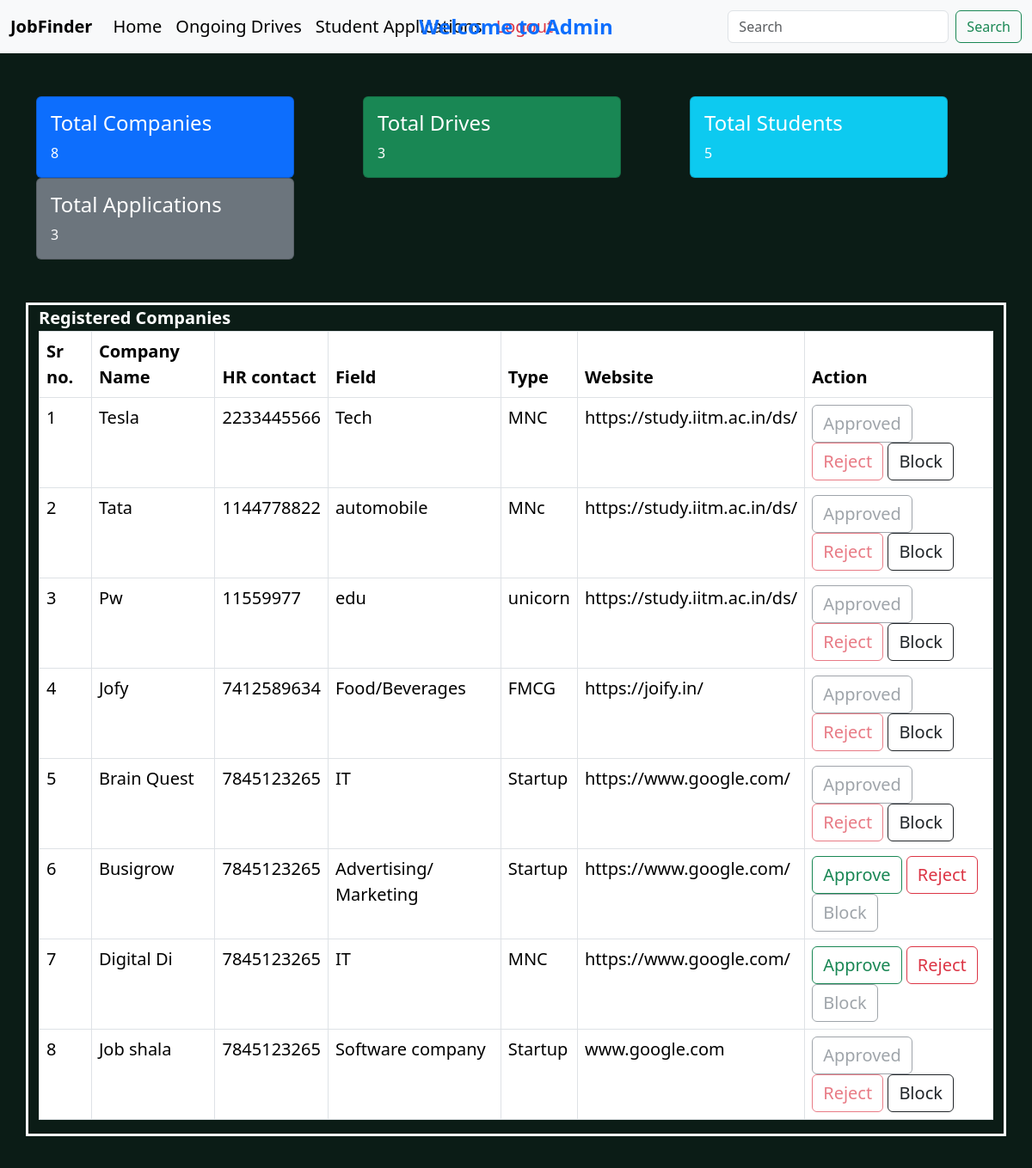
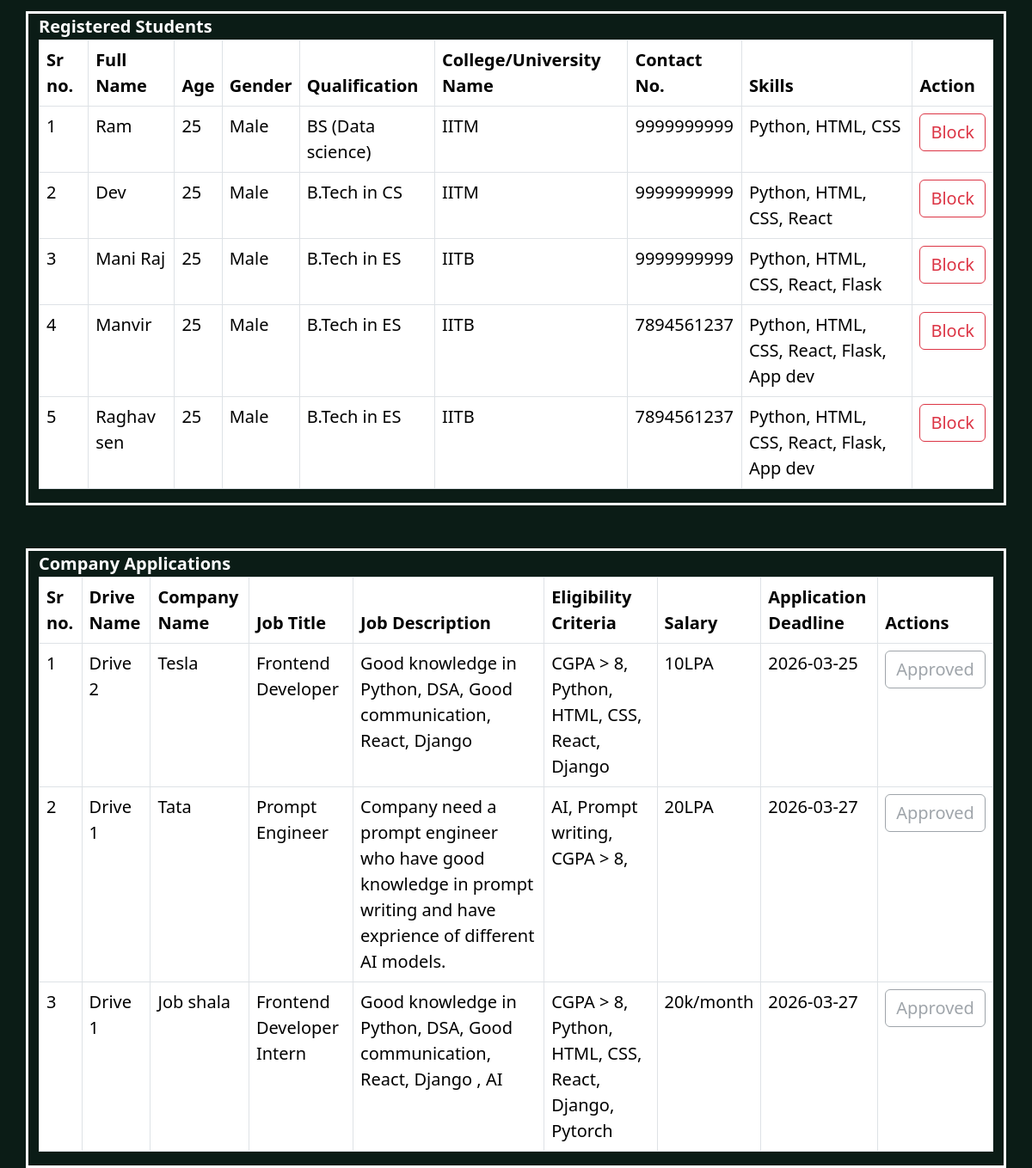
Screenshot of /admin_home (signed in) with the database file from the repository (2 pictures, top to bottom).
### backend/models.py (models this page shows)
class BaseModel(db.Model):
    __abstract__ = True # Does not create table in db
    id = db.Column(db.Integer, primary_key = True)
    created_at = db.Column(db.DateTime(timezone = True), default = lambda:datetime.now(timezone.utc))
    updated_at = db.Column(db.DateTime(timezone = True), default = lambda:datetime.now(timezone.utc), onupdate = lambda:datetime.now(timezone.utc))

class Company_Profile(BaseModel):
    __tablename__ = "company_profile"
    company_name = db.Column(db.String, nullable = False)
    Hr_contact = db.Column(db.Integer, nullable = False)
    description = db.Column(db.String, nullable = False)
    company_type = db.Column(db.String, nullable = False)
    company_field = db.Column(db.String, nullable = False)
    website = db.Column(db.String, nullable = False)
    approval_status = db.Column(db.String, default = 'pending')
    is_blacklisted = db.Column(db.Boolean, default = False)
    user_id = db.Column(db.Integer, db.ForeignKey("user.id", ondelete = "CASCADE"), nullable = False, unique =True)
    placement_drives = db.relationship("Placement_Drive", backref = "company_profile", lazy = True, cascade = "all, delete")

class Student_Profile(BaseModel):
    __tablename__ = "student_profile"
    fullname = db.Column(db.String, nullable = False)
    age= db.Column(db.Integer, nullable = False)
    gender = db.Column(db.String, nullable = False)
    qualification = db.Column(db.String, nullable = False)
    college_name = db.Column(db.String, nullable = False)
    experience = db.Column(db.Integer)
    contact_no = db.Column(db.Integer, nullable = False)
    skill = db.Column(db.String, nullable = False)
    resume = db.Column(db.String)
    is_blacklisted = db.Column(db.Boolean, default = False)
    is_active = db.Column(db.Boolean, default = True)
    user_id = db.Column(db.Integer, db.ForeignKey("user.id", ondelete = "CASCADE"), nullable = False, unique = True)
    applications = db.relationship("Application", backref = "student_profile", cascade = "all, delete", lazy = True)

class Placement_Drive(BaseModel):
    __tablename__ = "placement_drive"
    drive_name = db.Column(db.String, nullable = False)
    job_title = db.Column(db.String, nullable = False)
    job_desc = db.Column(db.String, nullable = False)
    eligibility_criteria = db.Column(db.String, nullable = False)
    salary = db.Column(db.Integer)
    application_deadline = db.Column(db.Date, nullable = False)
    status = db.Column(db.String, default = 'pending')
    drive_status = db.Column(db.String, default = 'not_complete')
    company_id = db.Column(db.Integer, db.ForeignKey("company_profile.id", ondelete = "CASCADE"), nullable = False)
    applications = db.relationship("Application", backref = "placement_drive", cascade = "all, delete", lazy = True)

### backend/controllers.py (the view)
@app.route("/admin_home")
def admin_home():
    if "user_id" not in session or session.get("role") != "admin":
        return redirect(url_for("index"))
    current_user = User.query.get(session['user_id'])
    all_company = Company_Profile.query.all()
    all_student = Student_Profile.query.all()
    all_drive = Placement_Drive.query.join(Company_Profile).filter(Company_Profile.is_blacklisted == False, Company_Profile.approval_status == "Approved").all()
    all_applied = Application.query.join(Student_Profile).filter(Student_Profile.is_blacklisted == False).all()
    total_company = len(all_company)
    total_drive = len(all_drive)
    total_student = len(all_student)
    total_application = len(all_applied)
    return render_template("Admin/admin_home.html", user = current_user, companies = all_company, students = all_student, drives = all_drive, applications = all_applied, search_word = "", total_application= total_application, total_company = total_company, total_drive = total_drive, total_student = total_student )

### templates/Admin/admin_home.html
{% extends "Admin/admin_base.html" %}
{% block content %}
<div class="container" style="border: none;">
    <div class="row">
        <div class="col">
            <div class="card bg-primary" style="width:300px">
                <div class="card-body text-white">
                    <h4 class="card-title">Total Companies</h4>
                    <p class="card-text">{{total_company}}</p>
                </div>
            </div>
        </div>
        <div class="col">
            <div class="card bg-success" style="width:300px">
                <div class="card-body text-white">
                    <h4 class="card-title">Total Drives</h4>
                    <p class="card-text">{{total_drive}}</p>
                </div>
            </div>
        </div>
        <div class="col">
            <div class="card bg-info" style="width:300px">
                <div class="card-body text-white">
                    <h4 class="card-title">Total Students</h4>
                    <p class="card-text">{{total_student}}</p>
                </div>
            </div>
        </div>
        <div class="col">
            <div class="card bg-secondary" style="width:300px">
                <div class="card-body text-white">
                    <h4 class="card-title">Total Applications</h4>
                    <p class="card-text">{{total_application}}</p>
                </div>
            </div>
        </div>
    </div>
</div>
<div class="container fs-5">
    <span><b>Registered Companies</b></span>
    {% if companies %}
    <table class="table table-bordered fs-5">
        <thead>
            <tr>
                <th scope="col">Sr no.</th>
                <th scope="col">Company Name</th>
                <th scope="col">HR contact</th>
                <th scope="col">Field</th>
                <th scope="col">Type</th>
                <th scope="col">Website</th>
                <th scope="col">Action</th>
            </tr>
        </thead>
        <tbody>
            {% for c in companies %}
            <tr>
                <td scope="row">{{loop.index}}</td>
                <td>{{c.company_name}}</td>
                <td>{{c.Hr_contact}}</td>
                <td>{{c.company_field}}</td>
                <td>{{c.company_type}}</td>
                <td>{{c.website}}</td>
                <td>
                    {% if c.approval_status == "pending" %}
                    <a href="{{url_for('company_approve', id = c.id) }}" class="btn btn-outline-success fs-5">Approve</a>
                    <a href="{{url_for('company_reject', id = c.id) }}" class="btn btn-outline-danger fs-5">Reject</a>
                    <button class="btn btn-outline-secondary fs-5" disabled>Block</button>
                    {% elif c.approval_status == "Approved" %}
                    <button class="btn btn-outline-secondary fs-5" disabled> Approved</button>
                    <button class="btn btn-outline-danger fs-5" disabled>Reject</button>
                    <a href="{{url_for('company_blacklist', id = c.id) }}" class="btn  {% if c.is_blacklisted %}btn-outline-success{% else %}btn-outline-dark{% endif %} fs-5">
                        {% if c.is_blacklisted %}Unblock{% else %}Block{% endif %}
                    </a>
                    {% else %}
                    <button class="btn btn-outline-secondary fs-5" disabled> Approve</button>
                    <button class="btn btn-outline-danger fs-5" disabled>Rejected</button>
                    <button class="btn btn-outline-dark fs-5" disabled>Block</button>
                    {% endif %}
                </td>
            </tr>
            {% endfor %}
        </tbody>
    </table>
    {% else %}
    <p class="text-white">No company register yet......</p>
    {% endif %}
</div>
<div class="container fs-5">
    <span><b>Registered Students</b></span>
    {% if students %}
    <table class="table table-bordered fs-5">
        <thead>
            <tr>
                <th scope="col">Sr no.</th>
                <th scope="col">Full Name</th>
                <th scope="col">Age</th>
                <th scope="col">Gender</th>
                <th scope="col">Qualification</th>
                <th scope="col">College/University Name</th>
                <th scope="col">Contact No.</th>
                <th scope="col">Skills</th>
                <th scope="col">Action</th>
            </tr>
        </thead>
        <tbody>
            {% for s in students %}
            <tr>
                <td scope="row">{{loop.index}}</td>
                <td>{{s.fullname}}</td>
                <td>{{s.age}}</td>
                <td>{{s.gender}}</td>
                <td>{{s.qualification}}</td>
                <td>{{s.college_name}}</td>
                <td>{{s.contact_no}}</td>
                <td>{{s.skill}}</td>
                <td>
                    <a href="{{ url_for('student_blacklist', id = s.id)}}" type="button"
                        class="btn {% if s.is_blacklisted %}btn-outline-success{% else %}btn-outline-danger{% endif %} fs-5">
                        {% if s.is_blacklisted %}Unblock{% else %}Block{% endif %}
                    </a>
                </td>
            </tr>
            {% endfor %}
        </tbody>
    </table>
    {% else %}
    <p class="text-white">No student register yet......</p>
    {% endif %}
</div>
<div class="container fs-5">
    <span><b>Company Applications</b></span>
    {% if drives %}
    <table class="table table-bordered fs-5">
        <thead>
            <tr>
                <th scope="col">Sr no.</th>
                <th scope="col">Drive Name</th>
                <th scope="col">Company Name</th>
                <th scope="col">Job Title</th>
                <th scope="col">Job Description</th>
                <th scope="col">Eligibility Criteria</th>
                <th scope="col">Salary</th>
                <th scope="col">Application Deadline</th>
                <th scope="col">Actions</th>
            </tr>
        </thead>
        <tbody>
            {% for d in drives %}
            <tr>
                <td scope='row'>{{loop.index}}</td>
                <td>{{d.drive_name}}</td>
                <td>{{d.company_profile.company_name}}</td>
                <td>{{d.job_title}}</td>
                <td>{{d.job_desc}}</td>
                <td>{{d.eligibility_criteria}}</td>
                <td>{{d.salary}}</td>
                <td>{{d.application_deadline}}</td>
                <td>
                    {% if d.status != "Approved" %}
                    <a href="{{url_for('company_drive', id = d.id) }}" class="btn btn-outline-success fs-5">Approve</a>
                    {% else %}
                    <button class="btn btn-outline-secondary fs-5" disabled> Approved</button>
                    {% endif %}
                </td>
            </tr>
            {% endfor %}
        </tbody>
    </table>
    {% else %}
    <p class="text-white">No Drive Created yet......</p>
    {% endif %}
</div>
{% endblock %}

### templates/Admin/admin_base.html (shortened to what this page needs)
<!doctype html>
<html lang="en">
<head>
    <link href="https://cdn.jsdelivr.net/npm/bootstrap@5.3.8/dist/css/bootstrap.min.css" rel="stylesheet"
>
</head>
<body>
    <nav class="navbar navbar-expand-lg bg-body-tertiary fs-5 position-relative">
        <div class="container-fluid">
            <a class="navbar-brand fw-bold" href="#">JobFinder</a>
            <div class="collapse navbar-collapse" id="navbarSupportedContent">
                <ul class="navbar-nav">
                    <li class="nav-item">
                        <a class="nav-link active" aria-current="page" href="{{url_for("admin_home")}}">Home</a>
                    </li>
                    <li class="nav-item">
                        <a class="nav-link active" aria-disabled="true" href="/admin/ongoing_drives">Ongoing Drives</a>
                    </li>
                    <li class="nav-item">
                        <a class="nav-link active" aria-disabled="true" href="/admin/student_applied">Student
                            Applications</a>
                    </li>
                    <li class="nav-item">
                        <a class="nav-link active text-danger" aria-disabled="true" href="/logout">Logout</a>
                    </li>
                </ul>
                <div class="position-absolute start-50 translate-middle-x fw-semibold fs-4 text-primary">
                    Welcome to Admin
                </div>
                <form class="d-flex ms-auto" action="/admin/search">
                    <input class="form-control me-2" type="search" placeholder="Search" aria-label="Search"
                        name="search" value="{{search_word}}">
                    <input class="btn btn-outline-success" type="submit" value="Search">
                </form>
            </div>
        </div>
    </nav>
    {% block content %}
    {% endblock %}
</body>
</html>

### templates/Admin/admin_base.html (style rules this page uses)
body { background-color: #0b1c16; }
.container { margin-top: 50px; border: 3px solid white; }
span { color: white; }

### rows the page displays
Company_Profile: company_name "Tesla", Hr_contact "2233445566", company_field "Tech", company_type "MNC", website "https://study.iitm.ac.in/ds/", is_blacklisted "Block"
Company_Profile: company_name "Tata", Hr_contact "1144778822", company_field "automobile", company_type "MNc", website "https://study.iitm.ac.in/ds/", is_blacklisted "Block"
Company_Profile: company_name "Pw", Hr_contact "11559977", company_field "edu", company_type "unicorn", website "https://study.iitm.ac.in/ds/", is_blacklisted "Block"
Company_Profile: company_name "Jofy", Hr_contact "7412589634", company_field "Food/Beverages", company_type "FMCG", website "https://joify.in/", is_blacklisted "Block"
Company_Profile: company_name "Brain Quest", Hr_contact "7845123265", company_field "IT", company_type "Startup", website "https://www.google.com/", is_blacklisted "Block"
Company_Profile: company_name "Busigrow", Hr_contact "7845123265", company_field "Advertising/ Marketing", company_type "Startup", website "https://www.google.com/"
Company_Profile: company_name "Digital Di", Hr_contact "7845123265", company_field "IT", company_type "MNC", website "https://www.google.com/"
Company_Profile: company_name "Job shala", Hr_contact "7845123265", company_field "Software company", company_type "Startup", website "www.google.com", is_blacklisted "Block"
Student_Profile: fullname "Ram", age "25", gender "Male", qualification "BS (Data science)", college_name "IITM", contact_no "9999999999", skill "Python, HTML, CSS", is_blacklisted "Block"
Student_Profile: fullname "Dev", age "25", gender "Male", qualification "B.Tech in CS", college_name "IITM", contact_no "9999999999", skill "Python, HTML, CSS, React", is_blacklisted "Block"
Student_Profile: fullname "Mani Raj", age "25", gender "Male", qualification "B.Tech in ES", college_name "IITB", contact_no "9999999999", skill "Python, HTML, CSS, React, Flask", is_blacklisted "Block"
Student_Profile: fullname "Manvir", age "25", gender "Male", qualification "B.Tech in ES", college_name "IITB", contact_no "7894561237", skill "Python, HTML, CSS, React, Flask, App dev", is_blacklisted "Block"
Student_Profile: fullname "Raghav sen", age "25", gender "Male", qualification "B.Tech in ES", college_name "IITB", contact_no "7894561237", skill "Python, HTML, CSS, React, Flask, App dev", is_blacklisted "Block"
Placement_Drive: drive_name "Drive 2", company_profile.company_name "Tesla", job_title "Frontend Developer", job_desc "Good knowledge in Python, DSA, Good communication, React, Django", eligibility_criteria "CGPA > 8, Python, HTML, CSS, React, Django", salary "10LPA", application_deadline "2026-03-25", status "Approved"
Placement_Drive: drive_name "Drive 1", company_profile.company_name "Tata", job_title "Prompt Engineer", job_desc "Company need a prompt engineer who have good knowledge in prompt writing and have exprience of different AI models.", eligibility_criteria "AI, Prompt writing, CGPA > 8,", salary "20LPA", application_deadline "2026-03-27", status "Approved"
Placement_Drive: drive_name "Drive 1", company_profile.company_name "Job shala", job_title "Frontend Developer Intern", job_desc "Good knowledge in Python, DSA, Good communication, React, Django , AI", eligibility_criteria "CGPA > 8, Python, HTML, CSS, React, Django, Pytorch", salary "20k/month", application_deadline "2026-03-27", status "Approved"

### other values shown
{{ total_company }} "8"
{{ total_drive }} "3"
{{ total_student }} "5"
{{ total_application }} "3"
